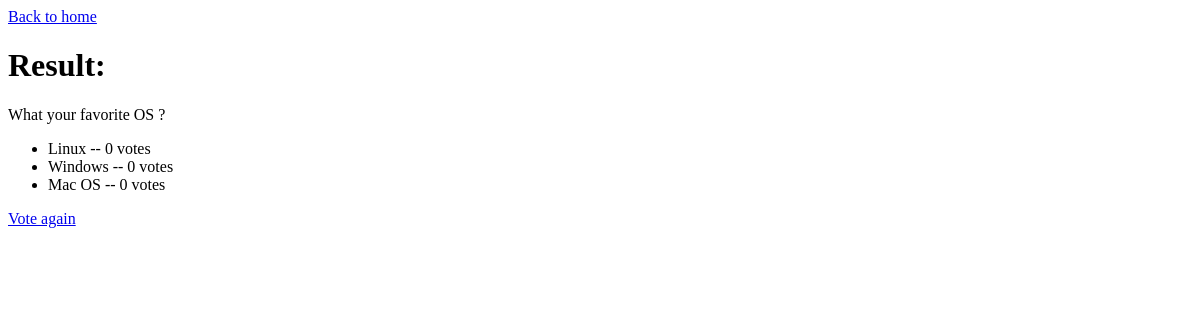
/polls/2/results, run on an earlier commit of the app's database.
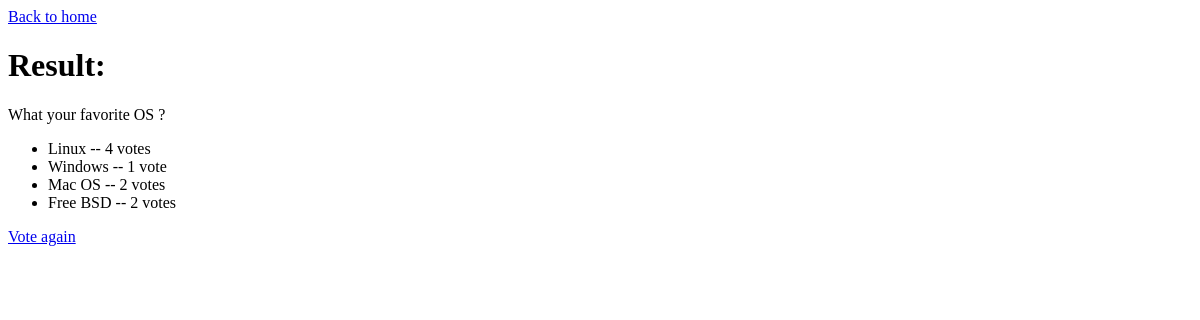
And on a later commit of the database.
### polls/models.py (models this page shows, shortened)
class Choice(models.Model):
    question = models.ForeignKey(Question, on_delete=models.CASCADE)
    choice_text = models.CharField(max_length=200)
    votes = models.IntegerField(default=0)

### polls/views.py (the view)
# urls.py: path('<int:pk>/results', views.ResultsView.as_view(), name='results'),
class ResultsView(generic.DetailView):
    model = Question
    template_name = 'polls/results.html'

### polls/templates/polls/results.html
<a href="{% url 'polls:index' %}">Back to home </a>
<h1>Result:</h1>
{{ question.question_text }}
<ul>
    {% for choice in question.choice_set.all %}
        <li>
            {{ choice.choice_text }} -- {{ choice.votes }} vote{{ choice.votes|pluralize }}
        </li>
    {% endfor %}
</ul>
<a href="{% url 'polls:detail' question.id %}">Vote again</a>

What changed in the data, as far as the page shows it:
changed Choice "Linux": votes "0" → "4"
changed Choice "Windows": votes "0" → "1"
changed Choice "Mac OS": votes "0" → "2"
added Choice: choice_text "Free BSD", votes "2"
